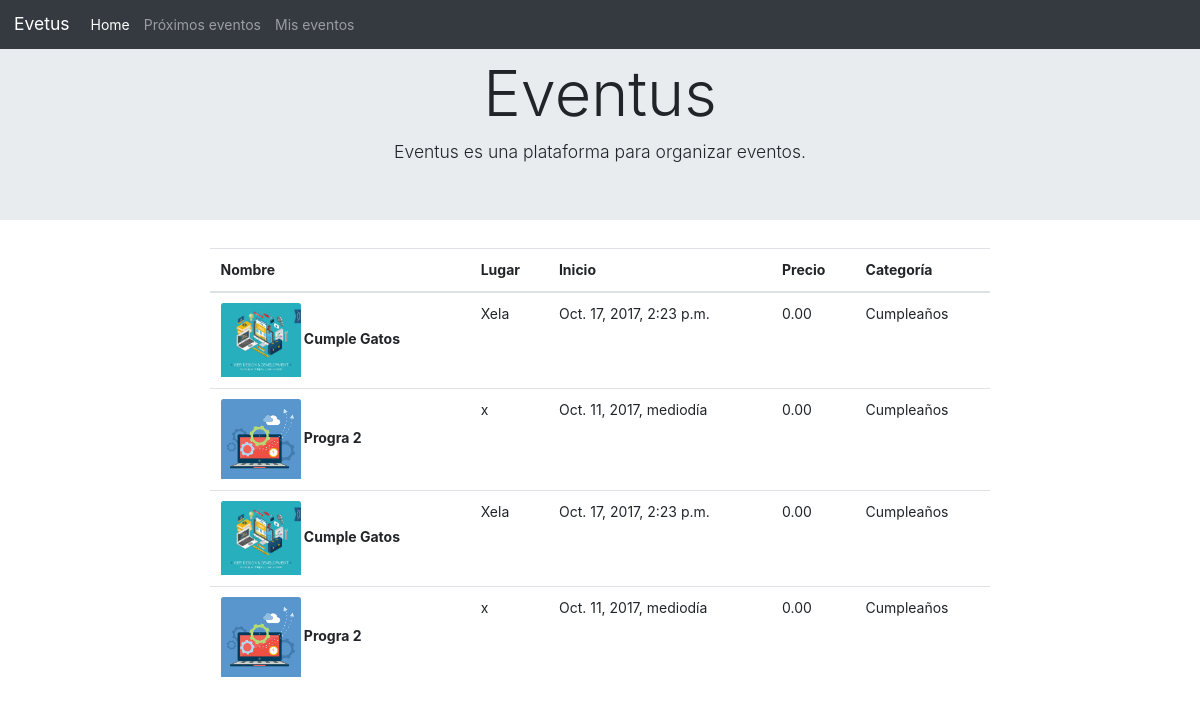
Page /misactividades/ (signed in) on the committed database.
### events/models.py (models this page shows, shortened)
class Participante(models.Model):
    asistente = models.ForeignKey('auth.User')
    evento = models.ForeignKey(Evento,on_delete = models.CASCADE)

class TimeStampModel(models.Model):
    created = models.DateTimeField(default = timezone.now)
    modified = models.DateTimeField(default = timezone.now)
    class Meta:
        abstract = True

class Evento(TimeStampModel):
    nombre = models.CharField(max_length=200, unique=True)
    sumario = models.TextField(max_length=255)
    contenido = models.TextField()
    categoria = models.ForeignKey(Categoria)
    lugar = models.CharField(max_length=50)
    inicio = models.DateTimeField()
    final = models.DateTimeField()
    imagen = models.ImageField(blank = True)
    is_free = models.BooleanField(default=True)
    precio = models.DecimalField(max_digits=5, decimal_places=2, default=0.00)
    vistas = models.PositiveIntegerField(default=0, blank=True, null=True)
    organizador = models.ForeignKey('auth.User')

class Categoria(models.Model):
    nombre = models.CharField(max_length= 50)
    def __str__(self):
        return self.nombre

### events/views.py (the view)
# urls.py: url(r'^misactividades/$', views.mis_prox_eventos, name = 'misactividades'), #se redirecciona a la url del blog
def mis_prox_eventos(request):
    actividades = Participante.objects.filter(asistente__pk = request.user.pk)
    return render(request,'events/actividadesprox.html', {'actividades':actividades})

### events/templates/events/actividadesprox.html
{% extends 'events/base.html' %}
{% block content %}
<div class ="row d-flex justify-content-center">
  {%if actividades%}
  <table class="table">
    <thead class="thead-default">
      <tr>
        <th>Nombre</th>
        <th>Lugar</th>
        <th>Inicio</th>
        <th>Precio</th>
        <th>Categoría</th>
      </tr>
    </thead>
    <tbody>
  {% for data in actividades %}
  <tr class="animated fadeIn">
    <th >
      <a class="ui tiny image">
        <img class="card-img-top" src="{{data.evento.imagen.url}}" alt="Card image cap">
      </a>
      {{data.evento.nombre}}
    </th>
    <td>{{data.evento.lugar}}</td>
    <td>{{data.evento.inicio}}</td>
    <td>
        {{data.evento.precio}}
    </td>
    <td>{{data.evento.categoria}}</td>
  </tr>
  {% endfor %}
  </tbody>
</table>
  {%else%}
  <div class="alert alert-info text-center" role="alert">
    No tiene actividades asignadas!!
  </div>
  {%endif%}
</div>
{% endblock content %}

### rows in the picture
Participante: evento.imagen (picture), evento.nombre "Cumple Gatos", evento.lugar "Xela", evento.inicio "Oct. 17, 2017, 2:23 p.m.", evento.precio "0.00", evento.categoria "Cumpleaños"
Participante: evento.imagen (picture), evento.nombre "Progra 2", evento.lugar "x", evento.inicio "Oct. 11, 2017, mediodía", evento.precio "0.00", evento.categoria "Cumpleaños"
Participante: evento.imagen (picture), evento.nombre "Cumple Gatos", evento.lugar "Xela", evento.inicio "Oct. 17, 2017, 2:23 p.m.", evento.precio "0.00", evento.categoria "Cumpleaños"
Participante: evento.imagen (picture), evento.nombre "Progra 2", evento.lugar "x", evento.inicio "Oct. 11, 2017, mediodía", evento.precio "0.00", evento.categoria "Cumpleaños"
